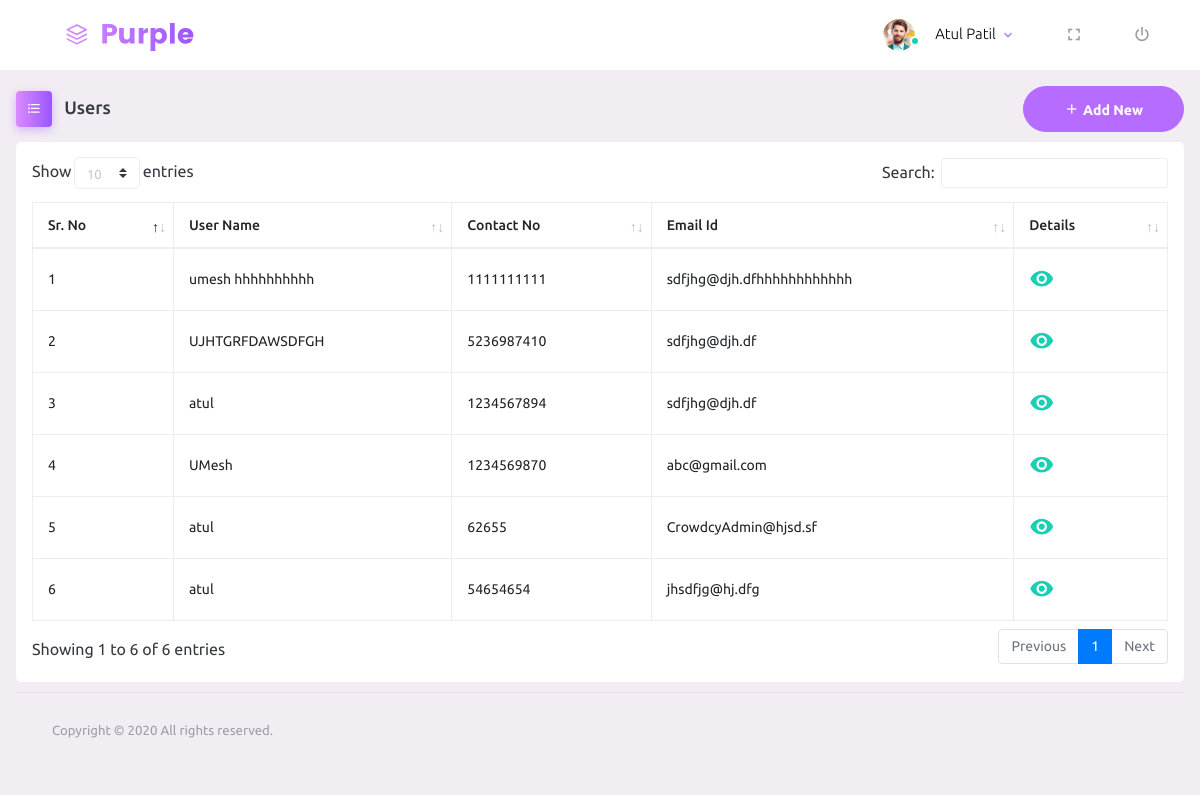
Screenshot of /home.php (signed in) with the database file from the repository.
### tables this page shows
CREATE TABLE `activity` (
  `id` int(11) NOT NULL,
  `name` varchar(70) NOT NULL,
  `emailId` varchar(50) NOT NULL,
  `contactNo` varchar(15) NOT NULL,
  `password` varchar(20) NOT NULL,
  `role` varchar(20) NOT NULL DEFAULT 'USER',
  `activity_name` varchar(30) NOT NULL,
  `subActivity` varchar(20) NOT NULL,
  `plant` varchar(50) NOT NULL,
  `location` varchar(100) NOT NULL,
  `floor` varchar(20) NOT NULL,
  `department` varchar(30) NOT NULL,
  `assignto` varchar(20) NOT NULL,
  `a_date` date DEFAULT NULL,
  `status` varchar(20) NOT NULL,
  `reason` varchar(50) NOT NULL,
  `followup` varchar(60) NOT NULL,
  `close_date` date DEFAULT NULL,
  `quantity` int(11) NOT NULL,
  `remark` varchar(100) NOT NULL
);

### php/admin.php (called while the page is built, shortened)
<?php
class Admin {
    private $con;
    function __construct($con) {
        $this->con = $con;
    }
    function getAdminProfile($id) {
        $result = mysqli_query($this->con, "SELECT * FROM activity WHERE id='$id'");
        if (mysqli_num_rows($result) > 0) {
            while($row = mysqli_fetch_assoc($result)) {
               $userdata[]=$row;
            }
            $returnData['status']=TRUE;
            $returnData['data']=$userdata;
            $returnData['message']="Admin profile is ....";
        } else {
            $returnData['status']=FALSE;
            $returnData['message']="Somthing went wrong.";
        }
        return $returnData;
    }
}
?>

### php/includes/connection.php (called while the page is built, shortened)
<?php
$returnData = array("status"=>"false", "message"=>" ", "data"=>[]);
?>

### php/a_users.php (called while the page is built, shortened)
<?php
include "includes/connection.php";
class Users {
    private $con;
    function __construct($con) {
        $this->con = $con;
    }
    function getAllusers() {
        $result = mysqli_query($this->con, "SELECT * FROM activity WHERE role='USER'");
        if (mysqli_num_rows($result) > 0) {
            while($row = mysqli_fetch_assoc($result)) {
               $userdata[]=$row;
            }
            $returnData['status']=TRUE;
            $returnData['data']=$userdata;
            $returnData['message']="Selected Row is...";
        } else {
            $returnData['status']=FALSE;
            $returnData['message']="Something went wrong.";
        }
        return $returnData;
    }
}
?>

### php/includes/encryption.php (called while the page is built, shortened)
<?php
class MyEncryption{
    public function getMyEncryption($newString){
          $simple_string =$newString;
          $ciphering = "AES-128-CTR";
          $options = 0;
          $encryption_iv = '1234567891011121';
          $encryption_key = "abxczHBjJhd";
          $encryption = openssl_encrypt($simple_string, $ciphering,
                $encryption_key, $options, $encryption_iv);
          return $encryption;
    }
  }
?>

### template/home.php (the view)
<?php
include "php/includes/connection.php";
include "php/a_users.php";
$userObj=new Users($con);
?>
<div class="page-header m-0">
    <h3 class="page-title">
        <span class="page-title-icon bg-gradient-primary text-white mr-2">
            <i class="mdi mdi-format-list-bulleted"></i>
        </span> Users
    </h3>
    <nav aria-label="breadcrumb">
        <a href="?pageflag=register" class="btn btn-primary btm-sm btn-rounded"><i class="mdi mdi-plus"></i> Add New</a>
    </nav>
</div>
<div class="container-fluid" style="padding: 10px 0px;">
      <div class="card">
                  <div class="p-3 table-responsive">
                    <table class="table table-bordered" id="dataTable1">
                      <thead>
                        <tr>
                          <th> Sr. No </th>
                          <th> User Name </th>
                          <th> Contact No </th>
                          <th> Email Id </th>
                          <th> Details</th>
                        </tr>
                      </thead>
                      <tbody>
                      <?php
                            $counter=0;
                            $data=$userObj->getAllusers();
                            foreach($data['data'] as  $user){
                            ?>
                        <tr>
                            <td><?php echo ++$counter; ?></td>
                            <td><?php echo $user['name']; ?></td>
                            <td><?php echo $user['contactNo']; ?></td>
                            <td><?php echo $user['emailId']; ?></td>
                            <td><a href="?pageflag=auserinfo&id=<?php  echo $encryptionObj->getMyEncryption($user['id'].""); ?>" class="h3 text-success"><i class="mdi mdi-eye"></i></a></td>
                        </tr>
                        <?php } ?>
                      </tbody>
                    </table>
                  </div>
</div>
</div>

### home.php (shortened to what this page needs)
<?php
  include "php/includes/connection.php";
  include "php/includes/encryption.php";
  include "php/admin.php";
  $adminObj=new Admin($con);
  $encryptionObj=new MyEncryption();
  $indata=$adminObj->getAdminProfile($_SESSION['userId']);
  $adminData=$indata['data'][0];
?>
<!DOCTYPE html>
<html lang="en">
<head>
    <link rel="stylesheet" href="assets/vendors/mdi/css/materialdesignicons.min.css">
    <link rel="stylesheet" href="assets/vendors/css/vendor.bundle.base.css">
    <link rel="stylesheet" href="assets/css/style.css">
    <link rel="stylesheet" href="assets/css/my_crm_cust.css">
     <link href="assets/vendors/datatables/dataTables.bootstrap4.css" rel="stylesheet">
  </head>
  <body>
    <div class="container-scroller">
      <nav class="navbar default-layout-navbar col-lg-12 col-12 p-0 fixed-top d-flex flex-row">
        <div class="text-center navbar-brand-wrapper d-flex align-items-center justify-content-center">
          <a class="navbar-brand brand-logo" href="index-2.html"><img src="assets/images/logo.svg" alt="logo" /></a>
        </div>
        <div class="navbar-menu-wrapper d-flex align-items-stretch">
          <ul class="navbar-nav navbar-nav-right">
            <li class="nav-item nav-profile dropdown">
              <a class="nav-link dropdown-toggle" id="profileDropdown" href="#" data-toggle="dropdown" aria-expanded="false">
                <div class="nav-profile-img">
                  <img src="assets/images/faces/face1.jpg" alt="image">
                  <span class="availability-status online"></span>
                </div>
                <div class="nav-profile-text">
                  <p class="mb-1 text-black"><?php echo $adminData['name'];?></p>
                </div>
              </a>
            </li>
            <li class="nav-item d-none d-lg-block full-screen-link">
              <a class="nav-link">
                <i class="mdi mdi-fullscreen" id="fullscreen-button"></i>
              </a>
            </li>
            <li class="nav-item nav-logout d-none d-lg-block">
              <a class="nav-link" href="template/logout.php">
                <i class="mdi mdi-power"></i>
              </a>
            </li>
          </ul>
        </div>
      </nav>
      <div class="container-fluid page-body-wrapper">
        <div class="main-panel" style="width:100%;">
          <div class="content-wrapper p-3">
          <?php
            if(isset($_GET['pageflag'])){
              $pageflag=$_GET['pageflag'];
            }else{
              $pageflag="home";
            }
            switch ($pageflag) {
              case "home":
                include "template/home.php";
                break;
            }
        ?>
          <footer class="footer">
            <div class="container-fluid clearfix">
              <span class="text-muted d-block text-center text-sm-left d-sm-inline-block">Copyright © 2020 All rights reserved.</span>
            </div>
          </footer>
        </div>
      </div>
    </div>
  </body>
</html>

### rows the page displays
activity: name "Atul Patil"
activity: name "umesh hhhhhhhhhh", contactNo "1111111111", emailId "sdfjhg@djh.dfhhhhhhhhhhhh"
activity: name "UJHTGRFDAWSDFGH", contactNo "5236987410", emailId "sdfjhg@djh.df"
activity: name "atul", contactNo "1234567894", emailId "sdfjhg@djh.df"
activity: name "UMesh", contactNo "1234569870", emailId "abc@gmail.com"
activity: name "atul", contactNo "62655", emailId "CrowdcyAdmin@hjsd.sf"
activity: name "atul", contactNo "54654654", emailId "jhsdfjg@hj.dfg"
